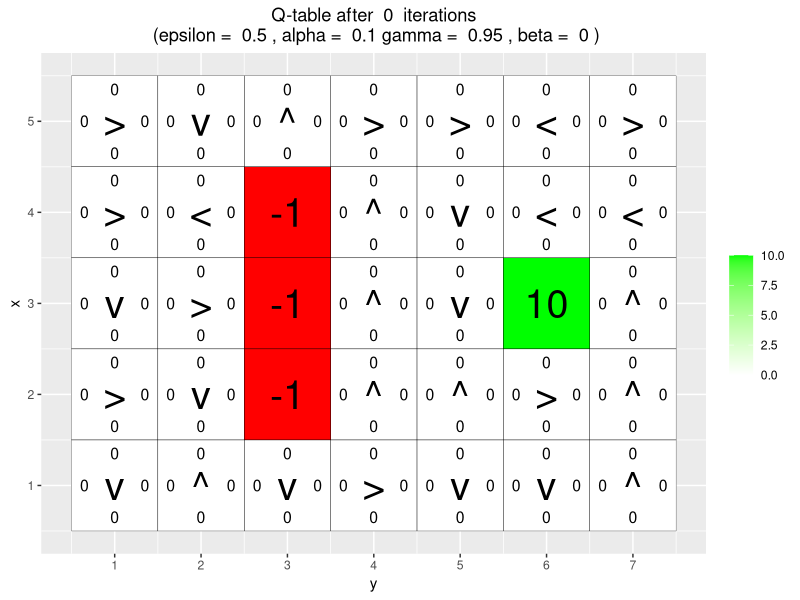
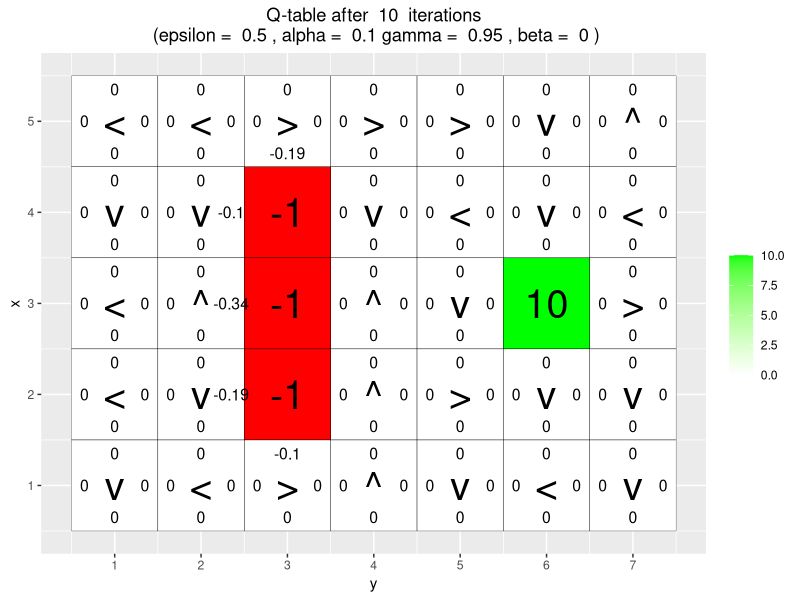
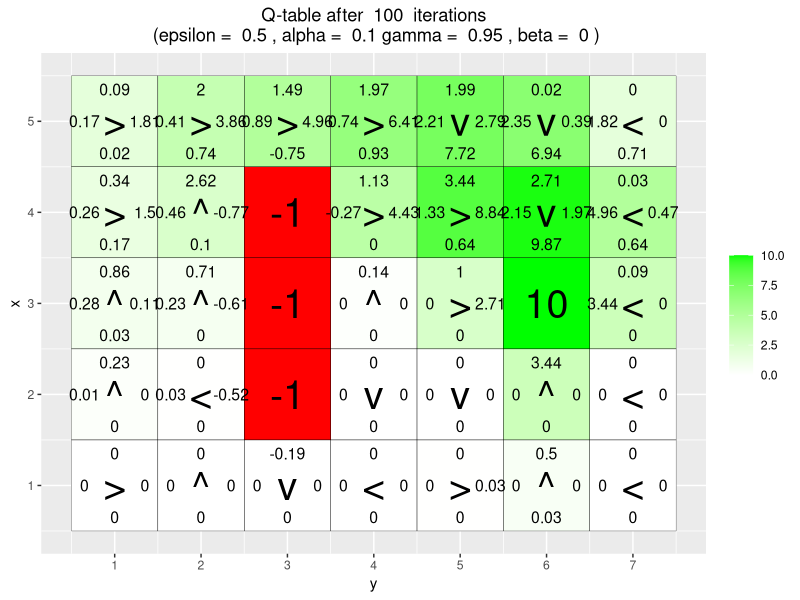
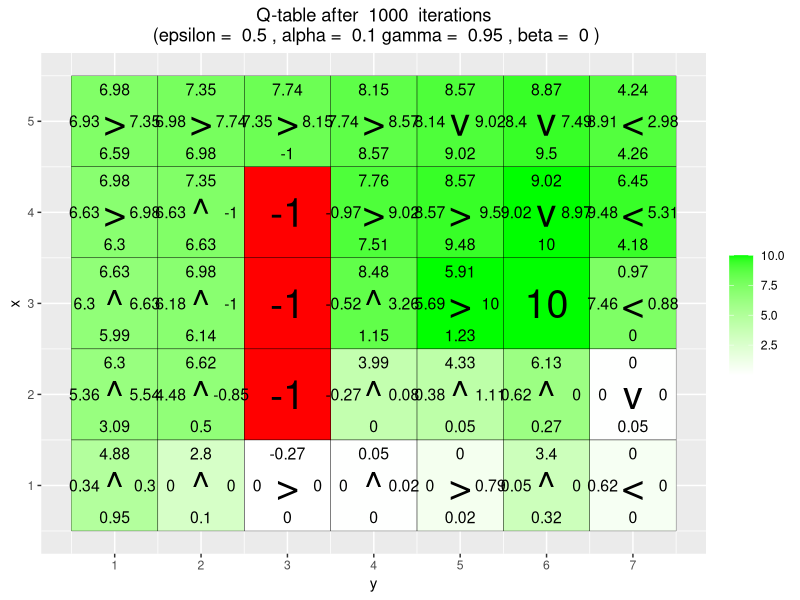
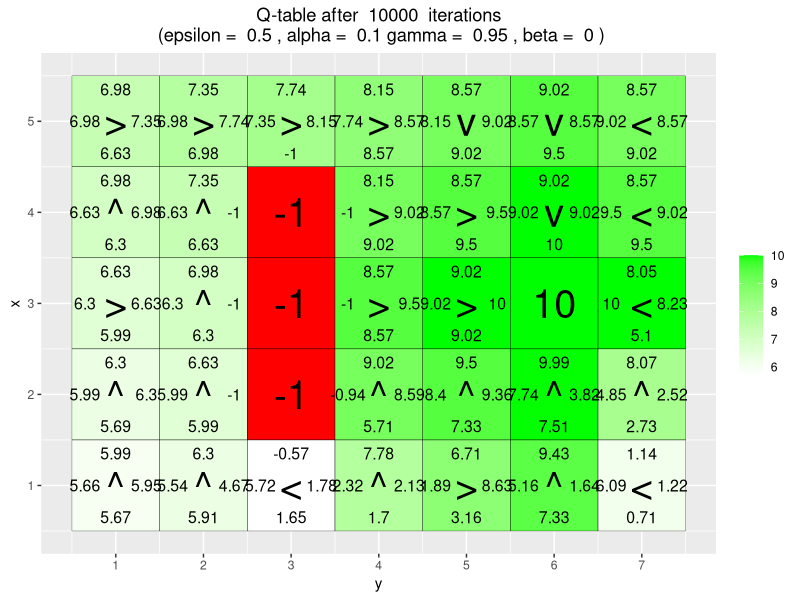
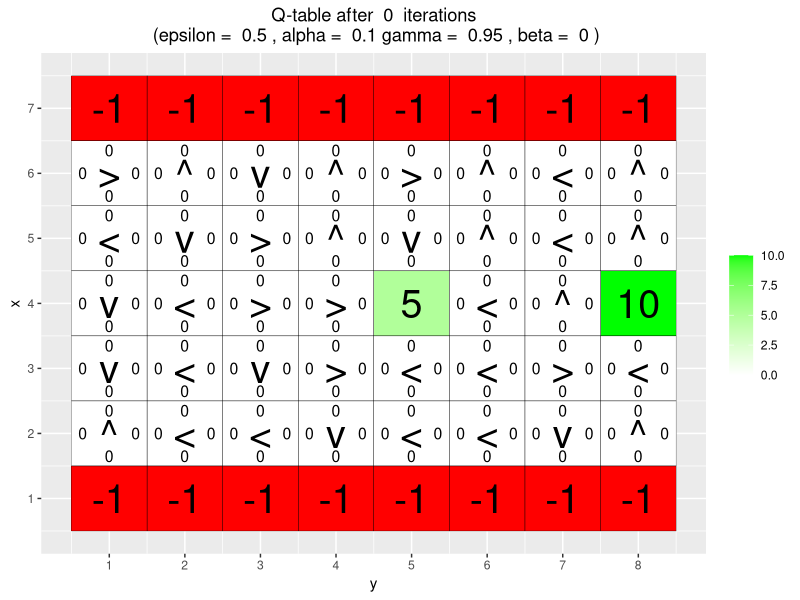
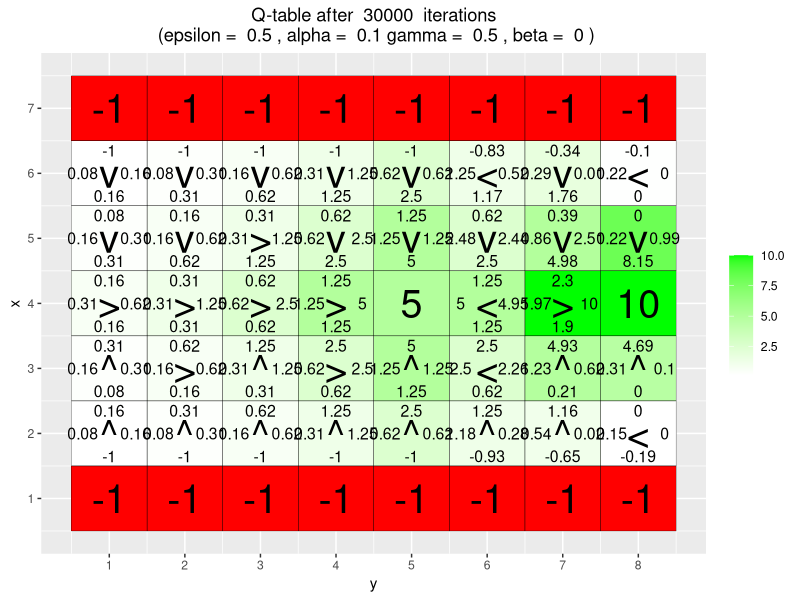
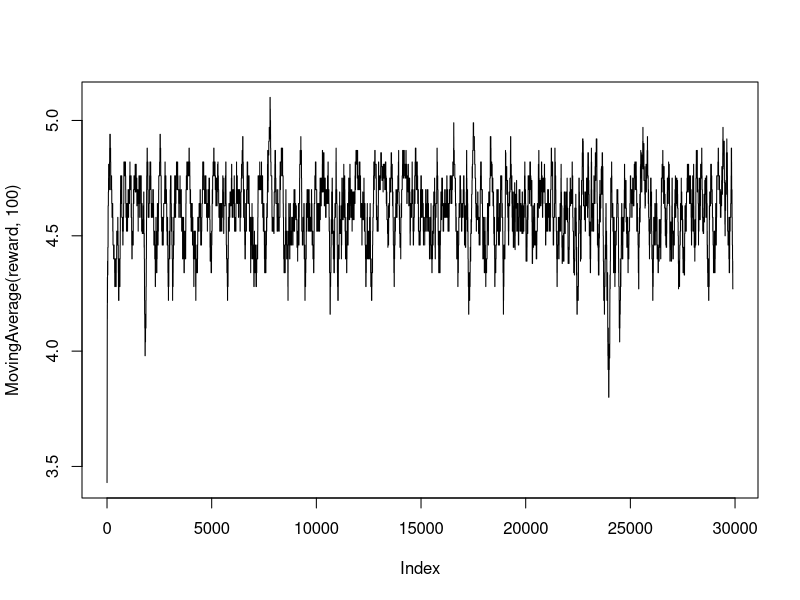

These figures' R source, in order: (Note: a time limit stopped this script after it produced the figures.)
## ---- chunk 1
library(ggplot2)
## ---- chunk 2
arrows <- c("^", ">", "v", "<")
action_deltas <- list(c(1,0), # up
                      c(0,1), # right
                      c(-1,0), # down
                      c(0,-1)) # left

vis_environment <- function(iterations=0, epsilon = 0.5, alpha = 0.1, gamma = 0.95, beta = 0){
  
  # Visualize an environment with rewards. 
  # Q-values for all actions are displayed on the edges of each tile.
  # The (greedy) policy for each state is also displayed.
  # 
  # Args:
  #   iterations, epsilon, alpha, gamma, beta (optional): for the figure title.
  #   reward_map (global variable): a HxW array containing the reward given at each state.
  #   q_table (global variable): a HxWx4 array containing Q-values for each state-action pair.
  #   H, W (global variables): environment dimensions.
  
  df <- expand.grid(x=1:H,y=1:W)
  foo <- mapply(function(x,y) ifelse(reward_map[x,y] == 0,q_table[x,y,1],NA),df$x,df$y)
  df$val1 <- as.vector(round(foo, 2))
  foo <- mapply(function(x,y) ifelse(reward_map[x,y] == 0,q_table[x,y,2],NA),df$x,df$y)
  df$val2 <- as.vector(round(foo, 2))
  foo <- mapply(function(x,y) ifelse(reward_map[x,y] == 0,q_table[x,y,3],NA),df$x,df$y)
  df$val3 <- as.vector(round(foo, 2))
  foo <- mapply(function(x,y) ifelse(reward_map[x,y] == 0,q_table[x,y,4],NA),df$x,df$y)
  df$val4 <- as.vector(round(foo, 2))
  foo <- mapply(function(x,y) 
    ifelse(reward_map[x,y] == 0,arrows[GreedyPolicy(x,y)],reward_map[x,y]),df$x,df$y)
  df$val5 <- as.vector(foo)
  foo <- mapply(function(x,y) ifelse(reward_map[x,y] == 0,max(q_table[x,y,]),
                                     ifelse(reward_map[x,y]<0,NA,reward_map[x,y])),df$x,df$y)
  df$val6 <- as.vector(foo)
  
  print(ggplot(df,aes(x = y,y = x)) +
          scale_fill_gradient(low = "white", high = "green", na.value = "red", name = "") +
          geom_tile(aes(fill=val6)) +
          geom_text(aes(label = val1),size = 4,nudge_y = .35,na.rm = TRUE) +
          geom_text(aes(label = val2),size = 4,nudge_x = .35,na.rm = TRUE) +
          geom_text(aes(label = val3),size = 4,nudge_y = -.35,na.rm = TRUE) +
          geom_text(aes(label = val4),size = 4,nudge_x = -.35,na.rm = TRUE) +
          geom_text(aes(label = val5),size = 10) +
          geom_tile(fill = 'transparent', colour = 'black') + 
          ggtitle(paste("Q-table after ",iterations," iterations\n",
                        "(epsilon = ",epsilon,", alpha = ",alpha,"gamma = ",gamma,", beta = ",beta,")")) +
          theme(plot.title = element_text(hjust = 0.5)) +
          scale_x_continuous(breaks = c(1:W),labels = c(1:W)) +
          scale_y_continuous(breaks = c(1:H),labels = c(1:H)))
  
}
## ---- chunk 3
GreedyPolicy <- function(x, y){
  
  # Get a greedy action for state (x,y) from q_table.
  #
  # Args:
  #   x, y: state coordinates.
  #   q_table (global variable): a HxWx4 array containing Q-values for each state-action pair.
  # 
  # Returns:
  #   An action, i.e. integer in {1,2,3,4}.
  
  # Your code here.
  # Get actions that maximize
  max_ind <- which(q_table[x, y,] == max(q_table[x, y,]))
  
  if (length(max_ind) > 1) {
    # Choose a tiebreaker at random 
    return(sample(max_ind, 1))
  } else {
    # Return greedy action
    return(max_ind)
  }
}

EpsilonGreedyPolicy <- function(x, y, epsilon){
  
  # Get an epsilon-greedy action for state (x,y) from q_table.
  #
  # Args:
  #   x, y: state coordinates.
  #   epsilon: probability of acting randomly.
  # 
  # Returns:
  #   An action, i.e. integer in {1,2,3,4}.
  
  # Your code here.
  if (runif(1) <= epsilon) {
    # Take random action with probability epsilon
    return(sample(1:4, 1))
  } else {
    # Else perform greedy action
    return(GreedyPolicy(x, y))
  }
}

transition_model <- function(x, y, action, beta){
  
  # Computes the new state after given action is taken. The agent will follow the action 
  # with probability (1-beta) and slip to the right or left with probability beta/2 each.
  # 
  # Args:
  #   x, y: state coordinates.
  #   action: which action the agent takes (in {1,2,3,4}).
  #   beta: probability of the agent slipping to the side when trying to move.
  #   H, W (global variables): environment dimensions.
  # 
  # Returns:
  #   The new state after the action has been taken.
  
  delta <- sample(-1:1, size = 1, prob = c(0.5*beta,1-beta,0.5*beta))
  final_action <- ((action + delta + 3) %% 4) + 1
  foo <- c(x,y) + unlist(action_deltas[final_action])
  foo <- pmax(c(1,1),pmin(foo,c(H,W)))
  
  return (foo)
}

q_learning <- function(start_state, epsilon = 0.5, alpha = 0.1, gamma = 0.95, 
                       beta = 0){
  
  # Perform one episode of Q-learning. The agent should move around in the 
  # environment using the given transition model and update the Q-table.
  # The episode ends when the agent reaches a terminal state.
  # 
  # Args:
  #   start_state: array with two entries, describing the starting position of the agent.
  #   epsilon (optional): probability of acting randomly.
  #   alpha (optional): learning rate.
  #   gamma (optional): discount factor.
  #   beta (optional): slipping factor.
  #   reward_map (global variable): a HxW array containing the reward given at each state.
  #   q_table (global variable): a HxWx4 array containing Q-values for each state-action pair.
  # 
  # Returns:
  #   reward: reward received in the episode.
  #   correction: sum of the temporal difference correction terms over the episode.
  #   q_table (global variable): Recall that R passes arguments by value. So, q_table being
  #   a global variable can be modified with the superassigment operator <<-.
  
  # Your code here.

  # Initialize state
  state <- start_state
  episode_correction <- 0
  
  repeat{
    # Follow policy, execute action, get reward.
    e_greedy_action <- EpsilonGreedyPolicy(state[1], state[2], epsilon)
    next_state <- transition_model(state[1], state[2], e_greedy_action, beta)
    reward <- reward_map[next_state[1], next_state[2]]

    # cat("State: ", state, "\nNext state: ", next_state, "\nReward: ", reward, "\n\n")
    # Q-table update.
    step_corr <- reward + gamma * max(q_table[next_state[1], next_state[2],]) - q_table[state[1], state[2], e_greedy_action]
    q_table[state[1], state[2], e_greedy_action] <<- q_table[state[1], state[2], e_greedy_action] + alpha * step_corr
    
    # Reset the state
    state <- next_state
    episode_correction <- episode_correction + step_corr

    if(reward != 0) {
      # End episode.
      return (c(reward, episode_correction))
    }
  }
}
## ---- chunk 4
# Environment A (learning)
H <- 5
W <- 7

reward_map <- matrix(0, nrow = H, ncol = W)
reward_map[3,6] <- 10
reward_map[2:4,3] <- -1

q_table <- array(0,dim = c(H,W,4))

vis_environment()

for(i in 1:10000){
  foo <- q_learning(start_state = c(3,1))
  
  if(any(i==c(10,100,1000,10000)))
    vis_environment(i)
}
## ---- chunk 5
# Environment B (the effect of epsilon and gamma)
H <- 7
W <- 8

reward_map <- matrix(0, nrow = H, ncol = W)
reward_map[1,] <- -1
reward_map[7,] <- -1
reward_map[4,5] <- 5
reward_map[4,8] <- 10

q_table <- array(0,dim = c(H,W,4))

vis_environment()

MovingAverage <- function(x, n){
  
  cx <- c(0,cumsum(x))
  rsum <- (cx[(n+1):length(cx)] - cx[1:(length(cx) - n)]) / n
  
  return (rsum)
}

for(j in c(0.5,0.75,0.95)){
  q_table <- array(0,dim = c(H,W,4))
  reward <- NULL
  correction <- NULL
  
  for(i in 1:30000){
    foo <- q_learning(gamma = j, start_state = c(4,1))
    reward <- c(reward,foo[1])
    correction <- c(correction,foo[2])
  }
  
  vis_environment(i, gamma = j)
  plot(MovingAverage(reward,100),type = "l")
  plot(MovingAverage(correction,100),type = "l")
}

for(j in c(0.5,0.75,0.95)){
  q_table <- array(0,dim = c(H,W,4))
  reward <- NULL
  correction <- NULL
  
  for(i in 1:30000){
    foo <- q_learning(epsilon = 0.1, gamma = j, start_state = c(4,1))
    reward <- c(reward,foo[1])
    correction <- c(correction,foo[2])
  }
  
  vis_environment(i, epsilon = 0.1, gamma = j)
  plot(MovingAverage(reward,100),type = "l")
  plot(MovingAverage(correction,100),type = "l")
}
## ---- chunk 6
# Environment C (the effect of beta).
H <- 3
W <- 6

reward_map <- matrix(0, nrow = H, ncol = W)
reward_map[1,2:5] <- -1
reward_map[1,6] <- 10

q_table <- array(0,dim = c(H,W,4))

vis_environment()

for(j in c(0,0.2,0.4,0.66)){
  q_table <- array(0,dim = c(H,W,4))
  
  for(i in 1:10000)
    foo <- q_learning(gamma = 0.6, beta = j, start_state = c(1,1))
  
  vis_environment(i, gamma = 0.6, beta = j)
}
